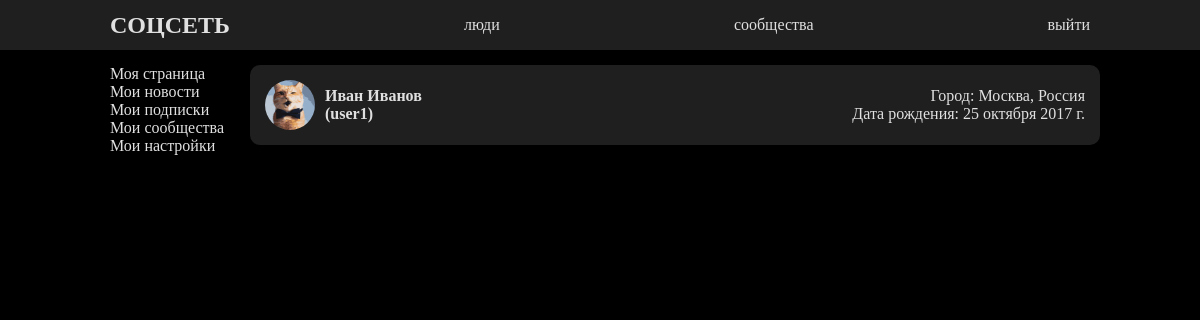
The page /follow/ (signed in) on the database its author committed.
### socialapp/models.py (models this page shows, shortened)
class Profile(models.Model):
    user = models.OneToOneField(User, on_delete=models.CASCADE)
    name = models.CharField(max_length=100, verbose_name='Имя')
    surname = models.CharField(max_length=100, verbose_name='Фамилия')
    secondname = models.CharField(max_length=100, null=True, blank=True, verbose_name='Отчество')
    city = models.ForeignKey(City, on_delete=models.SET_NULL, null=True, blank=True, verbose_name='Город')
    birthdate = models.DateField(null=True, blank=True, verbose_name='Дата рождения')
    avatar = models.ImageField(upload_to=avatar_upload_to, null=True, blank=True, verbose_name='Аватар')
    bio = models.TextField(max_length=500, null=True, blank=True, verbose_name='Информация')
    following = models.ManyToManyField('self', related_name='followers', symmetrical=False, blank=True, verbose_name='Подписки')
    slug = models.SlugField(unique=True, default=None, verbose_name='URL')
    def get_absolute_url(self):
        return reverse('profile', kwargs={'slug': self.slug})

class City(models.Model):
    name = models.CharField(max_length=100, verbose_name='Город')
    country = models.ForeignKey(Country, on_delete=models.CASCADE, verbose_name='Страна')
    add_by_user = models.BooleanField(verbose_name='Добавлен пользователем', default=False)
    def __str__(self):
        return f'{self.name}, {self.country.name}'

class Country(models.Model):
    name = models.CharField(max_length=100, verbose_name='Страна')

### socialapp/views.py (the view)
# urls.py: path('follow/', views.FollowPeopleList.as_view(), name='followpeople'),
class FollowPeopleList(generic.ListView):
    model = Profile
    template_name = 'socialapp/follow_people_list.html'
    def get_queryset(self):
        qs = super().get_queryset()
        follow = self.request.user.profile.following.values('user_id')
        return qs.filter(user_id__in=follow)

### templates/socialapp/follow_people_list.html (shortened to what this page needs)
{% extends 'base.html' %}
{% load static %}
{% block css %}
    <link rel="stylesheet" href="{% static 'css/profile.css' %}">
{% endblock css %}
{% block main %}
        <div class="main-div">
                    {% for profile in profile_list %}
                        <div class="card-simple flex-row just-cont-spa-bet">
                            <a class="link-inline" href="{{ profile.get_absolute_url }}">
                                <div class="avatar-small"><img src="{{ profile.avatar.url }}" alt="avatar"></div>
                                <div class="card-user-name">
                                    <div>{{ profile.name }} {{ profile.surname }}</div>
                                    <div>({{ profile.slug }})</div>
                                </div>
                            </a>
                            <div class="card-info">
                                <div>Город: {{ profile.city }}</div>
                                <div>Дата рождения: {{ profile.birthdate }}</div>
                            </div>
                        </div>
                    {% endfor %}
        </div>
{% endblock main %}

### socialapp/static/css/main.css (style rules this page uses)
*, *::before, *::after { box-sizing: border-box; }
body { margin: 55px 0 0; box-sizing: border-box; background-color: black; font-family: "Malgun Gothic"; color: #e0e0e0; font-size: medium; }
.card-simple { background-color: #1f1f1f; padding: 15px; margin-bottom: 15px !important; border-radius: 10px; position: relative; }
.flex-row { display: flex; flex-direction: row; }
.just-cont-spa-bet { justify-content: space-between; }
.link-inline { color: inherit; text-decoration: none; }
.main-div { width: 85%; padding-top: 10px; }

### socialapp/static/css/profile.css (style rules this page uses)
.avatar, .avatar-small { aspect-ratio: 1 / 1; overflow: hidden; border-radius: 50%; display: flex; flex-direction: row; align-items: center; }
.avatar-small { width: 50px; float: left; }
.avatar img, .avatar-small img { object-fit: cover; width: 100%; height: 100%; position: center; }
.card-user-name { margin-left: 60px; height: 50px; font-weight: bold; display: flex; flex-direction: column; align-items: start; justify-content: center; }
.card-info { height: 50px; display: flex; flex-direction: column; align-items: start; justify-content: center; }
.card-info div { width: 100%; text-align: right; }

### rows shown on the page
Profile: avatar (picture), name "Иван", surname "Иванов", slug "user1", city "Москва, Россия", birthdate "25 октября 2017 г."
